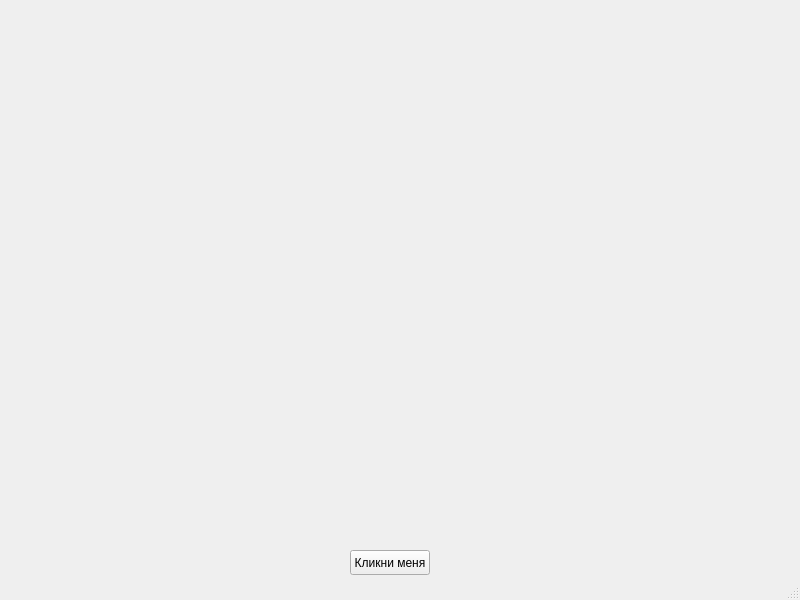
<?xml version="1.0" encoding="UTF-8"?>
<ui version="4.0">
 <class>MainWindow</class>
 <widget class="QMainWindow" name="MainWindow">
  <property name="geometry">
   <rect>
    <x>0</x>
    <y>0</y>
    <width>800</width>
    <height>600</height>
   </rect>
  </property>
  <property name="sizePolicy">
   <sizepolicy hsizetype="Fixed" vsizetype="Fixed">
    <horstretch>0</horstretch>
    <verstretch>0</verstretch>
   </sizepolicy>
  </property>
  <property name="minimumSize">
   <size>
    <width>800</width>
    <height>600</height>
   </size>
  </property>
  <property name="maximumSize">
   <size>
    <width>800</width>
    <height>600</height>
   </size>
  </property>
  <property name="windowTitle">
   <string>MainWindow</string>
  </property>
  <widget class="QWidget" name="centralwidget">
   <widget class="QPushButton" name="pushButton">
    <property name="geometry">
     <rect>
      <x>350</x>
      <y>550</y>
      <width>80</width>
      <height>25</height>
     </rect>
    </property>
    <property name="text">
     <string>Кликни меня</string>
    </property>
   </widget>
  </widget>
  <widget class="QStatusBar" name="statusbar"/>
 </widget>
 <resources/>
 <connections/>
</ui>
